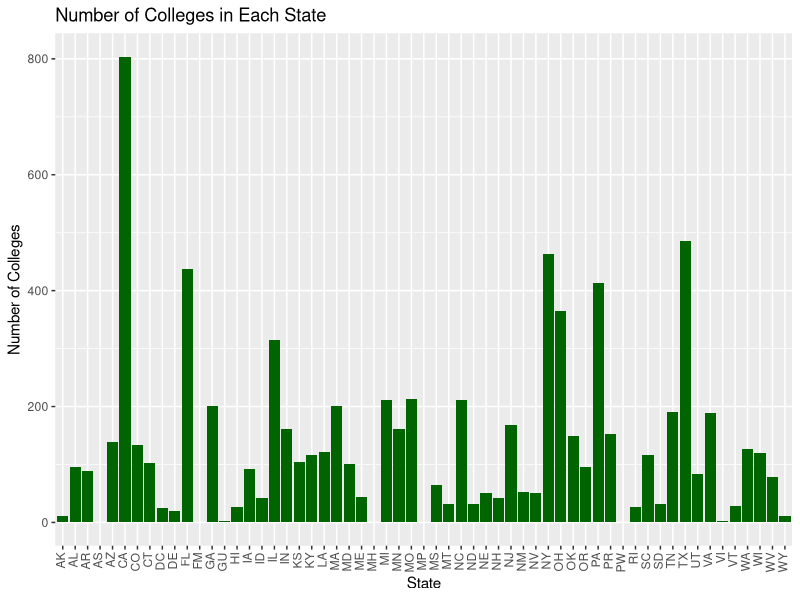
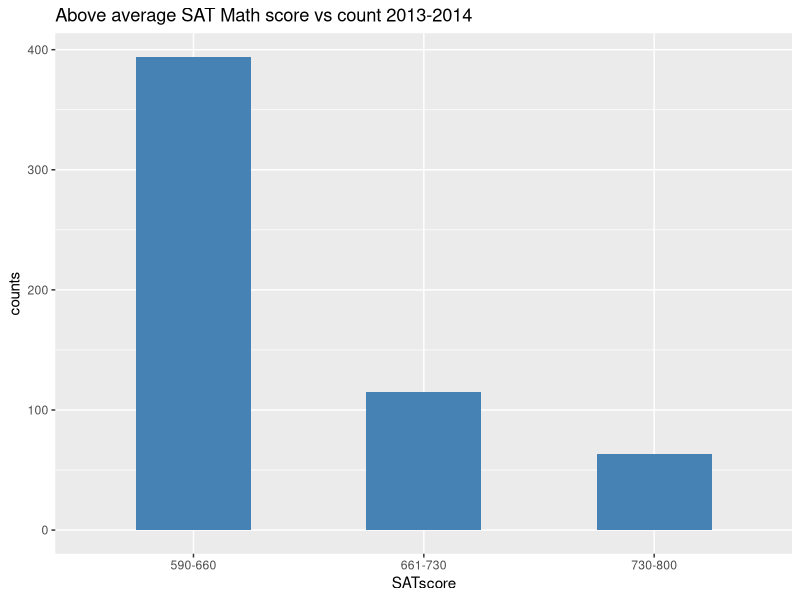
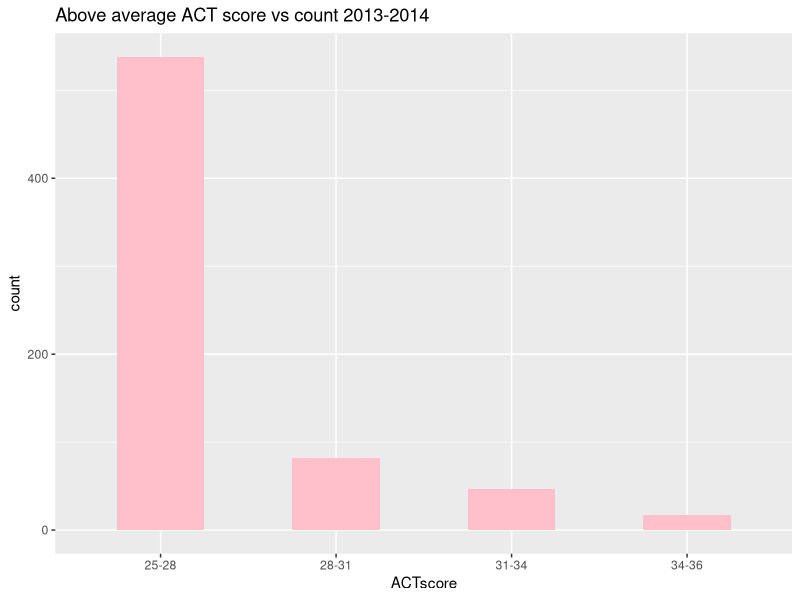

Here is the R script that generated these plots, in order:
data13_14 <- read.csv('data/CSC13_14.csv')
library(ggplot2)
#Based on the latest data set, from 2013-2014:
#The number of colleges does not change year to year.  This is a plot of how many colleges are in each state.

###### 2013-2014
collegeFreq <- ggplot(data13_14, aes(x=STABBR)) + geom_bar(fill="dark green") + 
  theme(axis.text.x = element_text(angle = 90, hjust = 1, vjust=.25)) + 
  ggtitle('Number of Colleges in Each State') + 
  xlab('State') + ylab('Number of Colleges')
#The state with the most 4 year colleges is California. 
#Top 10 states with the most amount of colleges is:
x <- order(summary(data13_14$STABBR), decreasing=T)
summary(data13_14$STABBR)[x][1:10]


png('images/college-frequency.png')
collegeFreq
dev.off()

#Above average SAT Math score vs count
data13_14$SATMT75 <- as.numeric(as.character(data13_14$SATMT75))

Gp1 = data13_14[which(data13_14$SATMT75 >= 590 & data13_14$SATMT75 <= 660),]
Gp2 = data13_14[which(data13_14$SATMT75 > 660 & data13_14$SATMT75 <= 730),]
Gp3 = data13_14[which(data13_14$SATMT75 > 730 & data13_14$SATMT75 <= 800),]

SATdf <- data.frame(SATscore = c("590-660", "661-730", "730-800"),
                    counts = c(NROW(Gp1), NROW(Gp2), NROW(Gp3)))
SATplot <- ggplot(data = SATdf, aes(x = SATscore, y = counts)) + 
  geom_bar(stat = "identity",  fill="steelblue", width=0.5) + 
  ggtitle("Above average SAT Math score vs count 2013-2014")

png('images/above-average-SAT-13-14.png')
SATplot
dev.off()


#Above average ACT score vs count
data13_14$ACTMT75 <- as.numeric(as.character(data13_14$ACTMT75))

Grp1 = data13_14[which(data13_14$ACTMT75 >= 25 & data13_14$ACTMT75 <= 28),]
Grp2 = data13_14[which(data13_14$ACTMT75 > 28 & data13_14$ACTMT75 <= 31),]
Grp3 = data13_14[which(data13_14$ACTMT75 > 31 & data13_14$ACTMT75 <= 34),]
Grp4 = data13_14[which(data13_14$ACTMT75 > 34 & data13_14$ACTMT75 <= 36),]

ACTdf <- data.frame(ACTscore = c("25-28", "28-31", "31-34", "34-36"),
                    count = c(NROW(Grp1), NROW(Grp2), NROW(Grp3), NROW(Grp4)))
ACTplot <- ggplot(data = ACTdf, aes(x = ACTscore, y = count)) + 
  geom_bar(stat = "identity",  fill="pink", width=0.5) +
  ggtitle("Above average ACT score vs count 2013-2014")
  
png('images/above-average-ACT-13-14.png')
ACTplot
dev.off()
